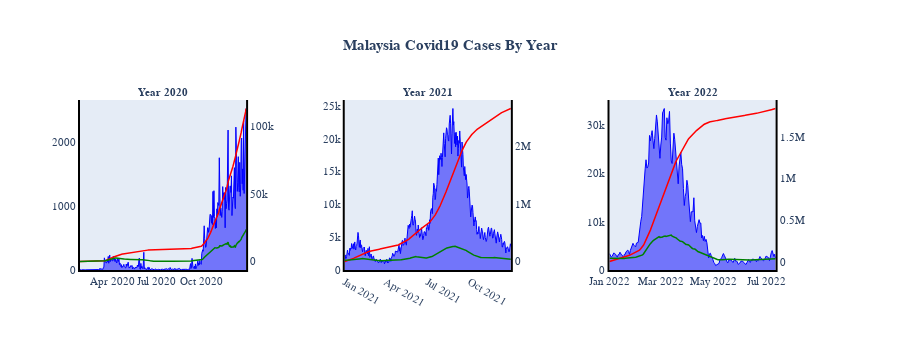

The notebook cell saved with this chart:
### Code cell
fig = make_subplots(rows=1, cols=3, specs=[[{'secondary_y': True}, {'secondary_y': True},
                                            {'secondary_y': True}]],
                    
subplot_titles=('<b>Year 2020</b>',
                '<b>Year 2021</b>',
                '<b>Year 2022</b>'))

fig.add_trace(go.Scatter(x = df_2020['date'], y = df_2020['cases_new'], 
                         fill='tozeroy',mode='lines', name = 'Daily Cases',
                         line = dict(color='blue', width=1)), secondary_y=False, row=1, col=1)
fig.add_trace(go.Scatter(x = df_2020['date'], y = df_2020['cum_2020'], name = 'Cumulative Cases',
               line = dict(color='red', width=1.5)), secondary_y=True, row=1, col=1)
fig.add_trace(go.Scatter(x = df_2020['date'], y = df_2020['cases_active'], name = 'Active Cases',
               line = dict(color='green', width=1.5)), secondary_y=True, row=1, col=1)

fig.add_trace(go.Scatter(x = df_2021['date'], y = df_2021['cases_new'], 
                         fill='tozeroy',mode='lines', name = 'Cases Daily',
                         line = dict(color='blue', width=1)), secondary_y=False, row=1, col=2)
fig.add_trace(go.Scatter(x = df_2021['date'], y = df_2021['cum_2021'], name = 'Cases',
               line = dict(color='red', width=1.5)), secondary_y=True, row=1, col=2)
fig.add_trace(go.Scatter(x = df_2021['date'], y = df_2021['cases_active'], name = 'Active Cases',
               line = dict(color='green', width=1.5)), secondary_y=True, row=1, col=2)

fig.add_trace(go.Scatter(x = df_2022['date'], y = df_2022['cases_new'], 
                         fill='tozeroy',mode='lines', name = 'Daily Cases',
                         line = dict(color='blue', width=1)), secondary_y=False, row=1, col=3)
fig.add_trace(go.Scatter(x = df_2022['date'], y = df_2022['cum_2022'], name = 'Cumulative Cases',
               line = dict(color='red', width=1.5)), secondary_y=True, row=1, col=3)
fig.add_trace(go.Scatter(x = df_2022['date'], y = df_2022['cases_active'], name = 'Active Cases',
               line = dict(color='green', width=1.5)), secondary_y=True, row=1, col=3)

fig.update_layout(title_text='<b>Malaysia Covid19 Cases By Year</b>',title_x=0.5,
                  showlegend=False,height=350)
fig.update_xaxes(title_text='')
#Update Fonts & Size
fig.update_annotations(font=dict(family="Helvetica", size=11))
fig.update_layout(font=dict(family="Helvetica", size=11))
#fig.update_layout(height=350,showlegend=False)
fig.update_xaxes(showgrid=False, zeroline=False, showline=True, linewidth=2, linecolor='black')
fig.update_yaxes(showgrid=False, zeroline=False, showline=True, linewidth=2, linecolor='black')

#Plotting the graph
fig.show()

### Figure 1 — Plotly figure (JSON) as saved in the notebook; plotly's stock layout.template omitted (floating-point values rounded to 4 significant figures; data arrays with more than 128 entries replaced by an {"elided": "..."} marker saying what was removed)
{"data": [{"fill": "tozeroy", "line": {"color": "blue", "width": 1}, "mode": "lines", "name": "Daily Cases", "type": "scatter", "x": {"elided": "342 str values"}, "xaxis": "x", "y": {"elided": "342 int values"}, "yaxis": "y"}, {"line": {"color": "red", "width": 1.5}, "name": "Cumulative Cases", "type": "scatter", "x": {"elided": "342 str values"}, "xaxis": "x", "y": {"elided": "342 int values"}, "yaxis": "y2"}, {"line": {"color": "green", "width": 1.5}, "name": "Active Cases", "type": "scatter", "x": {"elided": "342 str values"}, "xaxis": "x", "y": {"elided": "342 int values"}, "yaxis": "y2"}, {"fill": "tozeroy", "line": {"color": "blue", "width": 1}, "mode": "lines", "name": "Cases Daily", "type": "scatter", "x": {"elided": "365 str values"}, "xaxis": "x2", "y": {"elided": "365 int values"}, "yaxis": "y3"}, {"line": {"color": "red", "width": 1.5}, "name": "Cases", "type": "scatter", "x": {"elided": "365 str values"}, "xaxis": "x2", "y": {"elided": "365 int values"}, "yaxis": "y4"}, {"line": {"color": "green", "width": 1.5}, "name": "Active Cases", "type": "scatter", "x": {"elided": "365 str values"}, "xaxis": "x2", "y": {"elided": "365 int values"}, "yaxis": "y4"}, {"fill": "tozeroy", "line": {"color": "blue", "width": 1}, "mode": "lines", "name": "Daily Cases", "type": "scatter", "x": {"elided": "192 str values"}, "xaxis": "x3", "y": {"elided": "192 int values"}, "yaxis": "y5"}, {"line": {"color": "red", "width": 1.5}, "name": "Cumulative Cases", "type": "scatter", "x": {"elided": "192 str values"}, "xaxis": "x3", "y": {"elided": "192 int values"}, "yaxis": "y6"}, {"line": {"color": "green", "width": 1.5}, "name": "Active Cases", "type": "scatter", "x": {"elided": "192 str values"}, "xaxis": "x3", "y": {"elided": "192 int values"}, "yaxis": "y6"}], "layout": {"annotations": [{"font": {"family": "Helvetica", "size": 11}, "showarrow": false, "text": "<b>Year 2020</b>", "x": 0.1122, "xanchor": "center", "xref": "paper", "y": 1, "yanchor": "bottom", "yref": "paper"}, {"font": {"family": "Helvetica", "size": 11}, "showarrow": false, "text": "<b>Year 2021</b>", "x": 0.47, "xanchor": "center", "xref": "paper", "y": 1, "yanchor": "bottom", "yref": "paper"}, {"font": {"family": "Helvetica", "size": 11}, "showarrow": false, "text": "<b>Year 2022</b>", "x": 0.8278, "xanchor": "center", "xref": "paper", "y": 1, "yanchor": "bottom", "yref": "paper"}], "font": {"family": "Helvetica", "size": 11}, "height": 350, "showlegend": false, "title": {"text": "<b>Malaysia Covid19 Cases By Year</b>", "x": 0.5}, "xaxis": {"anchor": "y", "domain": [0, 0.2244], "linecolor": "black", "linewidth": 2, "showgrid": false, "showline": true, "title": {"text": ""}, "zeroline": false}, "xaxis2": {"anchor": "y3", "domain": [0.3578, 0.5822], "linecolor": "black", "linewidth": 2, "showgrid": false, "showline": true, "title": {"text": ""}, "zeroline": false}, "xaxis3": {"anchor": "y5", "domain": [0.7156, 0.94], "linecolor": "black", "linewidth": 2, "showgrid": false, "showline": true, "title": {"text": ""}, "zeroline": false}, "yaxis": {"anchor": "x", "domain": [0, 1], "linecolor": "black", "linewidth": 2, "showgrid": false, "showline": true, "zeroline": false}, "yaxis2": {"anchor": "x", "linecolor": "black", "linewidth": 2, "overlaying": "y", "showgrid": false, "showline": true, "side": "right", "zeroline": false}, "yaxis3": {"anchor": "x2", "domain": [0, 1], "linecolor": "black", "linewidth": 2, "showgrid": false, "showline": true, "zeroline": false}, "yaxis4": {"anchor": "x2", "linecolor": "black", "linewidth": 2, "overlaying": "y3", "showgrid": false, "showline": true, "side": "right", "zeroline": false}, "yaxis5": {"anchor": "x3", "domain": [0, 1], "linecolor": "black", "linewidth": 2, "showgrid": false, "showline": true, "zeroline": false}, "yaxis6": {"anchor": "x3", "linecolor": "black", "linewidth": 2, "overlaying": "y5", "showgrid": false, "showline": true, "side": "right", "zeroline": false}}}
